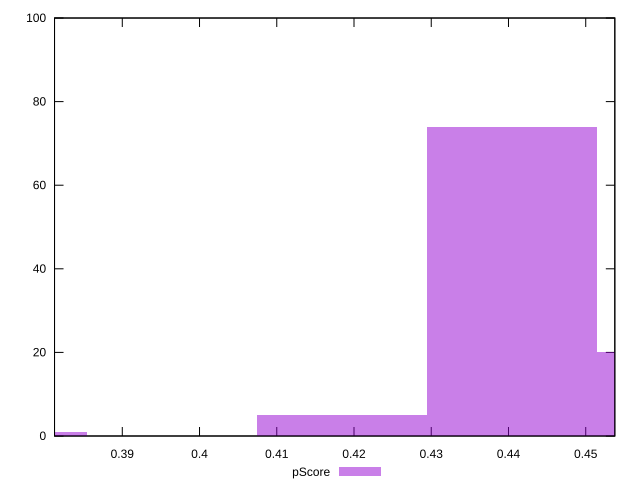

This chart was generated by the following gnuplot code:
reset

$pScore <<EOF
0.37438945830752857 1
0.4624810955563588 20
0.44045818624415123 74
0.41843527693194366 5
EOF

set key outside below
set boxwidth 0.022022909312207562
set xrange [0.3812294402850064:0.4537665516867234]
set yrange [0:100]
set trange [0:100]
set style fill transparent solid 0.5 noborder
set terminal svg size 640, 490 enhanced background rgb 'white'
set output "reports/report_00033_2021-03-01T14-23-16.841Z/first-cpu-idle/samples/astro/pScore/histogram.svg"

plot $pScore title "pScore" with boxes

reset
